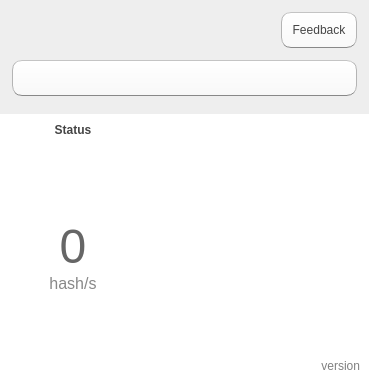
<?xml version="1.0" encoding="UTF-8"?>
<ui version="4.0">
 <class>AlethOne</class>
 <widget class="QDialog" name="AlethOne">
  <property name="geometry">
   <rect>
    <x>0</x>
    <y>0</y>
    <width>369</width>
    <height>382</height>
   </rect>
  </property>
  <property name="windowTitle">
   <string>winze.io</string>
  </property>
  <property name="windowIcon">
   <iconset>
    <normaloff>winze-icon-precomposed.png</normaloff>winze-icon-precomposed.png</iconset>
  </property>
  <property name="styleSheet">
   <string notr="true">QDialog{
background: #eee;
}
* {
color: #444;
}
QRadioButton {
padding: 3px;
}
QRadioButton::indicator {
width: 18px;
height: 18px;
border: 2.1px solid #cacaca;
border-top: 2.2px solid #c7c7c7;
border-bottom: 2.0px solid #cccccc;
border-radius: 10px;
background-color: white
}
QRadioButton::indicator:checked {
width: 10px;
height: 10px;
border: 6.1px solid #3497ff;
border-radius: 11.1px;
background-color: white
}
QProgressBar {
  height: 8px;
border-radius: 4px;
text-align: center;
background-color: #aaa;
border: 1.4px solid #bbb;
color: black;
}
QProgressBar::chunk {
    background-color: #3497ff;
}

QLineEdit {
background-color: white;
border-radius: 4px;
border-bottom: 1.1px solid #ccc;
padding: 4px;
color: #444;
}
QPushButton,QToolButton{
color: #444;
background-color: qlineargradient(spread:pad, x1:0, y1:0, x2:0, y2:1, stop:0 rgba(255, 255, 255, 255), stop:1 rgba(248, 248, 248, 255))
}
QPushButton:pressed,QToolButton:pressed{
color: #444;
background-color: white;
border: 1.5px solid #3497ff;
}
QPushButton{
padding: 10px;
border-radius: 10px;
border: 1px solid #b4b4b4;
border-bottom: 1.4px solid #888;
border-top: 1px solid #c4c4c4;
}
QToolButton{
border-radius: 4px;
padding: 4px;
border: 1px solid #ddd;
border-bottom: 1.4px solid #ccc;
border-top: 1px solid #eee;
}
QToolButton:pressed{
border: 1px solid #3497ff;
}
QPushButton#mining{
qproperty-icon: url(:/power-off.png) off, url(:/power-on.png) on ;
}
QPushButton#mining:checked{
}
</string>
  </property>
  <layout class="QVBoxLayout" name="verticalLayout_2">
   <property name="spacing">
    <number>6</number>
   </property>
   <property name="leftMargin">
    <number>0</number>
   </property>
   <property name="topMargin">
    <number>0</number>
   </property>
   <property name="rightMargin">
    <number>0</number>
   </property>
   <property name="bottomMargin">
    <number>0</number>
   </property>
   <item>
    <layout class="QGridLayout" name="gridLayout_2">
     <property name="leftMargin">
      <number>12</number>
     </property>
     <property name="topMargin">
      <number>12</number>
     </property>
     <property name="rightMargin">
      <number>12</number>
     </property>
     <property name="bottomMargin">
      <number>12</number>
     </property>
     <property name="spacing">
      <number>12</number>
     </property>
     <item row="2" column="0" colspan="2">
      <layout class="QHBoxLayout" name="buttonSet">
       <item>
        <widget class="QPushButton" name="mining">
         <property name="sizePolicy">
          <sizepolicy hsizetype="MinimumExpanding" vsizetype="Preferred">
           <horstretch>0</horstretch>
           <verstretch>0</verstretch>
          </sizepolicy>
         </property>
         <property name="styleSheet">
          <string notr="true"/>
         </property>
         <property name="iconSize">
          <size>
           <width>132</width>
           <height>132</height>
          </size>
         </property>
         <property name="checkable">
          <bool>true</bool>
         </property>
        </widget>
       </item>
      </layout>
     </item>
     <item row="0" column="1">
      <widget class="QPushButton" name="feedback">
       <property name="sizePolicy">
        <sizepolicy hsizetype="Fixed" vsizetype="Fixed">
         <horstretch>0</horstretch>
         <verstretch>0</verstretch>
        </sizepolicy>
       </property>
       <property name="text">
        <string>Feedback</string>
       </property>
      </widget>
     </item>
    </layout>
   </item>
   <item>
    <widget class="QFrame" name="frame">
     <property name="styleSheet">
      <string notr="true">background: white</string>
     </property>
     <property name="frameShadow">
      <enum>QFrame::Raised</enum>
     </property>
     <layout class="QGridLayout" name="gridLayout">
      <property name="leftMargin">
       <number>9</number>
      </property>
      <property name="topMargin">
       <number>9</number>
      </property>
      <property name="rightMargin">
       <number>9</number>
      </property>
      <property name="bottomMargin">
       <number>9</number>
      </property>
      <item row="1" column="0">
       <layout class="QHBoxLayout" name="horizontalLayout_3" stretch="0,0">
        <item>
         <widget class="QLabel" name="balance">
          <property name="styleSheet">
           <string notr="true">color: #888</string>
          </property>
          <property name="text">
           <string/>
          </property>
         </widget>
        </item>
        <item>
         <widget class="QLabel" name="version">
          <property name="styleSheet">
           <string notr="true">color: rgb(128, 128, 128);
font-size: 9pt</string>
          </property>
          <property name="text">
           <string>version</string>
          </property>
          <property name="alignment">
           <set>Qt::AlignRight|Qt::AlignTrailing|Qt::AlignVCenter</set>
          </property>
         </widget>
        </item>
       </layout>
      </item>
      <item row="0" column="0">
       <layout class="QHBoxLayout" name="horizontalLayout_2">
        <item>
         <layout class="QVBoxLayout" name="verticalLayout_3">
          <item>
           <widget class="QLabel" name="label">
            <property name="sizePolicy">
             <sizepolicy hsizetype="MinimumExpanding" vsizetype="Preferred">
              <horstretch>0</horstretch>
              <verstretch>0</verstretch>
             </sizepolicy>
            </property>
            <property name="minimumSize">
             <size>
              <width>128</width>
              <height>0</height>
             </size>
            </property>
            <property name="text">
             <string>&lt;b&gt;Status&lt;/B&gt;</string>
            </property>
            <property name="alignment">
             <set>Qt::AlignCenter</set>
            </property>
           </widget>
          </item>
          <item>
           <widget class="QStackedWidget" name="stack">
            <property name="sizePolicy">
             <sizepolicy hsizetype="MinimumExpanding" vsizetype="Preferred">
              <horstretch>0</horstretch>
              <verstretch>0</verstretch>
             </sizepolicy>
            </property>
            <property name="minimumSize">
             <size>
              <width>128</width>
              <height>0</height>
             </size>
            </property>
            <property name="styleSheet">
             <string notr="true">background: white</string>
            </property>
            <property name="currentIndex">
             <number>1</number>
            </property>
            <widget class="QWidget" name="page">
             <layout class="QVBoxLayout" name="verticalLayout_4">
              <property name="leftMargin">
               <number>0</number>
              </property>
              <property name="topMargin">
               <number>0</number>
              </property>
              <property name="rightMargin">
               <number>0</number>
              </property>
              <property name="bottomMargin">
               <number>0</number>
              </property>
              <item>
               <widget class="dev::aleth::SyncView" name="sync" native="true">
                <property name="sizePolicy">
                 <sizepolicy hsizetype="Preferred" vsizetype="MinimumExpanding">
                  <horstretch>0</horstretch>
                  <verstretch>0</verstretch>
                 </sizepolicy>
                </property>
               </widget>
              </item>
              <item>
               <widget class="QProgressBar" name="peers">
                <property name="sizePolicy">
                 <sizepolicy hsizetype="Expanding" vsizetype="Fixed">
                  <horstretch>0</horstretch>
                  <verstretch>0</verstretch>
                 </sizepolicy>
                </property>
                <property name="maximumSize">
                 <size>
                  <width>16777215</width>
                  <height>8</height>
                 </size>
                </property>
                <property name="maximum">
                 <number>11</number>
                </property>
                <property name="value">
                 <number>4</number>
                </property>
                <property name="textVisible">
                 <bool>false</bool>
                </property>
                <property name="format">
                 <string>%p% signal</string>
                </property>
               </widget>
              </item>
             </layout>
            </widget>
            <widget class="QWidget" name="hashratePage">
             <layout class="QVBoxLayout" name="verticalLayout_5">
              <property name="spacing">
               <number>0</number>
              </property>
              <property name="leftMargin">
               <number>0</number>
              </property>
              <property name="topMargin">
               <number>0</number>
              </property>
              <property name="rightMargin">
               <number>0</number>
              </property>
              <property name="bottomMargin">
               <number>0</number>
              </property>
              <item>
               <widget class="QLabel" name="hashrate">
                <property name="sizePolicy">
                 <sizepolicy hsizetype="MinimumExpanding" vsizetype="Preferred">
                  <horstretch>0</horstretch>
                  <verstretch>5</verstretch>
                 </sizepolicy>
                </property>
                <property name="styleSheet">
                 <string notr="true">font-size: 36pt; color: #666;</string>
                </property>
                <property name="text">
                 <string>0</string>
                </property>
                <property name="scaledContents">
                 <bool>false</bool>
                </property>
                <property name="alignment">
                 <set>Qt::AlignBottom|Qt::AlignHCenter</set>
                </property>
               </widget>
              </item>
              <item>
               <widget class="QLabel" name="underHashrate">
                <property name="sizePolicy">
                 <sizepolicy hsizetype="MinimumExpanding" vsizetype="Preferred">
                  <horstretch>0</horstretch>
                  <verstretch>3</verstretch>
                 </sizepolicy>
                </property>
                <property name="styleSheet">
                 <string notr="true">font-size: 12pt; color: #888</string>
                </property>
                <property name="text">
                 <string>hash/s</string>
                </property>
                <property name="alignment">
                 <set>Qt::AlignHCenter|Qt::AlignTop</set>
                </property>
               </widget>
              </item>
             </layout>
            </widget>
           </widget>
          </item>
         </layout>
        </item>
        <item>
         <widget class="QPlainTextEdit" name="log">
          <property name="sizePolicy">
           <sizepolicy hsizetype="Expanding" vsizetype="Expanding">
            <horstretch>2</horstretch>
            <verstretch>0</verstretch>
           </sizepolicy>
          </property>
          <property name="styleSheet">
           <string notr="true">color: #888</string>
          </property>
          <property name="frameShape">
           <enum>QFrame::NoFrame</enum>
          </property>
          <property name="verticalScrollBarPolicy">
           <enum>Qt::ScrollBarAlwaysOff</enum>
          </property>
          <property name="horizontalScrollBarPolicy">
           <enum>Qt::ScrollBarAlwaysOff</enum>
          </property>
          <property name="lineWrapMode">
           <enum>QPlainTextEdit::NoWrap</enum>
          </property>
          <property name="readOnly">
           <bool>true</bool>
          </property>
          <property name="plainText">
           <string/>
          </property>
         </widget>
        </item>
       </layout>
      </item>
     </layout>
    </widget>
   </item>
  </layout>
 </widget>
 <customwidgets>
  <customwidget>
   <class>dev::aleth::SyncView</class>
   <extends>QWidget</extends>
   <header location="global">libaleth/SyncView.h</header>
   <container>1</container>
  </customwidget>
 </customwidgets>
 <resources>
  <include location="alethone.qrc"/>
 </resources>
 <connections/>
</ui>
